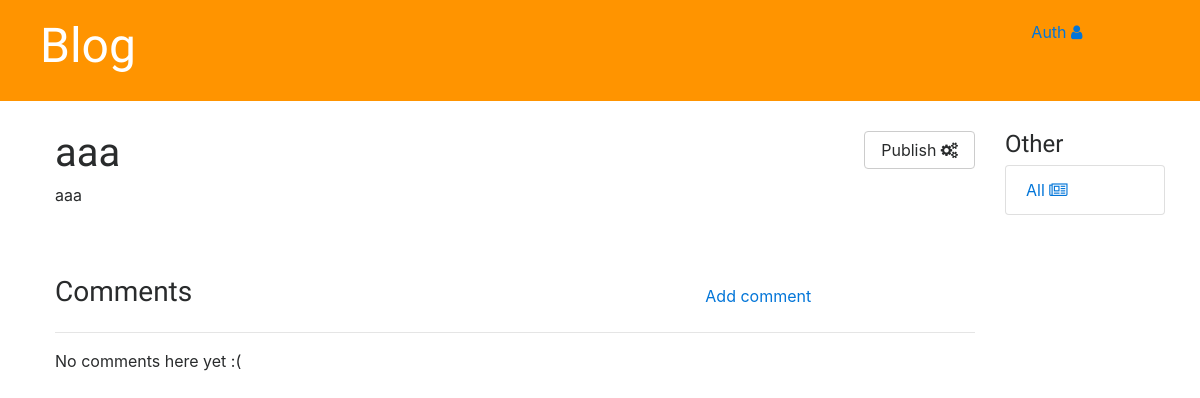
The page /post/7/ on the database as committed earlier.
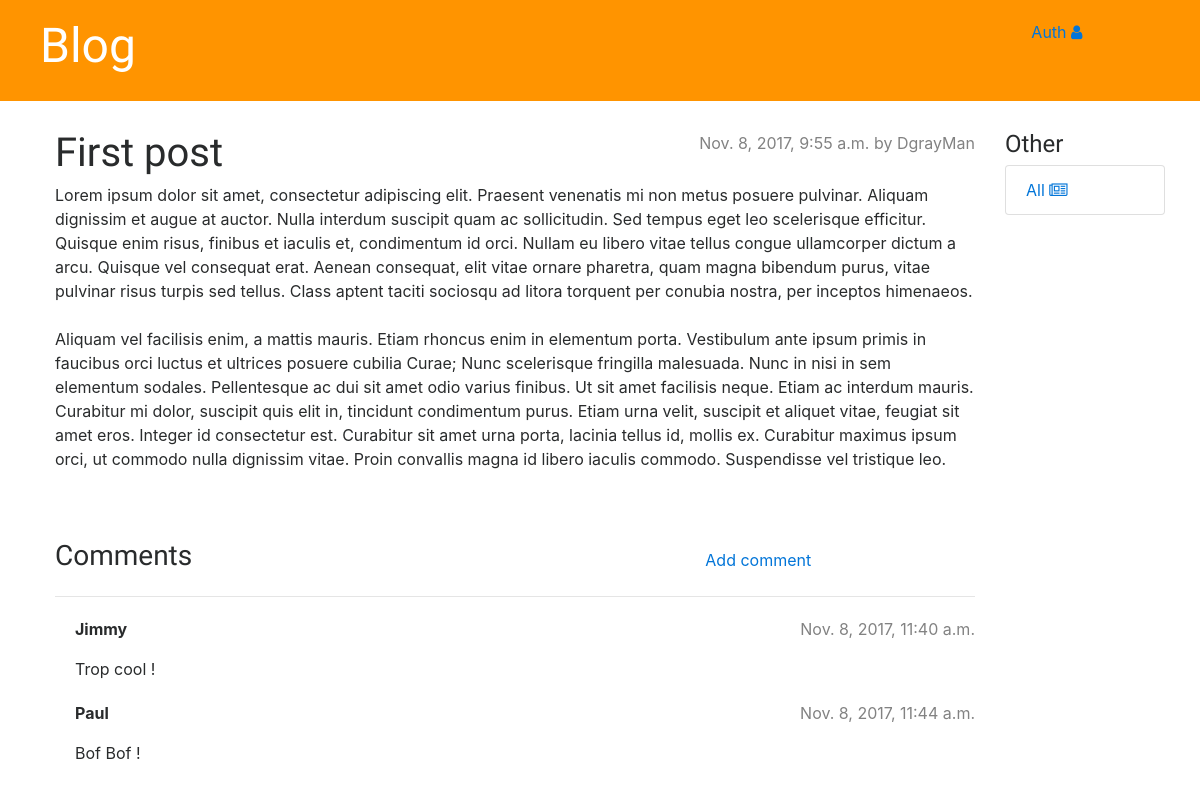
The same page on the database as committed later.
### blog/models.py (models this page shows, shortened)
class Post(models.Model):
    author = models.ForeignKey('auth.User')
    title = models.CharField(max_length=200)
    text = models.TextField()
    created_date = models.DateTimeField(
            default=timezone.now)
    published_date = models.DateTimeField(
            blank=True, null=True)

class Comment(models.Model):
    post = models.ForeignKey('blog.Post', related_name='comments')
    author = models.CharField(max_length=200)
    text = models.TextField()
    created_date = models.DateTimeField(default=timezone.now)
    approved_comment = models.BooleanField(default=False)

### blog/views.py (the view)
# urls.py: url(r'^post/(?P<pk>[0-9]+)/$', views.post_detail, name='post_detail'),
def post_detail(request, pk):
    post = get_object_or_404(Post, pk=pk)
    return render(request, 'blog/post_detail.html', {'post': post})

### blog/templates/blog/post_detail.html (shortened to what this page needs)
{% extends 'blog/base.html' %}
{% block content %}
    <div class="post">
        {% if post.published_date %}
            <div class="date">
                {{ post.published_date }} by {{ post.author.username }}
            </div>
        {% else %}
            <a class="btn btn-secondary float-right" href="{% url 'post_publish' pk=post.pk %}">Publish <i class="fa fa-gears" aria-hidden="true"></i></a>
        {% endif %}
        <h1>{{ post.title }} </h1>
        <p>{{ post.text|linebreaksbr }}</p>
    </div>
    <div class="row">
      <div class="col-md-8">
        <h3>Comments</h3>
      </div>
      <div class="col-md-4">
        <a class="btn btn-default" href="{% url 'add_comment_to_post' pk=post.pk %}">Add comment</a>
      </div>
    </div>
    <hr>
    {% for comment in post.comments.all %}
      {% if user.is_authenticated or comment.approved_comment %}
        <div class="comment">
            <div class="date">
                {{ comment.created_date }}
            </div>
            <strong>{{ comment.author }}</strong>
            <p>{{ comment.text|linebreaks }}</p>
        </div>
      {% endif %}
    {% empty %}
        <p>No comments here yet :(</p>
    {% endfor %}
{% endblock %}

### blog/templates/blog/base.html (shortened to what this page needs)
{% load staticfiles %}
<html>
    <head>
    		<link rel="stylesheet" href="{% static 'css/bootstrap.min.css' %}">
        <link rel="stylesheet" href="{% static 'css/font-awesome.min.css' %}">
    		<link rel="stylesheet" href="{% static 'css/blog.css' %}">
    </head>
    <body>
      <div class="page-header">
        <div class="row">
          <div class="col-md-8">
            <h1><a href="/">Blog</a></h1>
          </div>
          <div class="col-md-3">
            {% if user.is_authenticated %}
              <span class="float-right"><p>Hello {{ user.username }} <small>(<a href="{% url 'logout' %}">Log out</a>)</small><p></span>
            {% else %}
              <span class="float-right"><a href="{% url 'login' %}">Auth <i class="fa fa-user" aria-hidden="true"></i></a></span>
            {% endif %}
          </div>
          <div class="col-md-1">
          </div>
        </div>
      </div>
      <div class="content container">
          <div class="row">
              <div class="col-md-10">
                {% block content %}
                {% endblock %}
              </div>
              <div class="col-md-2">
                <div class="sidebar-module sidebar-module-inset">
                  <h4>Other</h4>
                  <ul class="list-group">
                    <li class="list-group-item"><a href="{% url 'post_list' %}">All <i class="fa fa-newspaper-o" aria-hidden="true"></i></a></li>
                  </ul>
                </div>
              </div>
          </div>
      </div>
    </body>
</html>

### blog/static/css/blog.css (style rules this page uses)
.page-header { background-color: #ff9400; margin-top: 0; padding: 20px 20px 20px 40px; }
.page-header h1, .page-header h1 a, .page-header h1 a:visited, .page-header h1 a:active { color: #ffffff; font-size: 36pt; text-decoration: none; }
.content { margin-left: 40px; margin-top: 30px; }
h1, h2, h3, h4 { font-family: 'Lobster', cursive; }
.date { float: right; color: #828282; }
.post { margin-bottom: 70px; }
.comment { margin: 20px 0px 20px 20px; }

Rows that differ between the two databases and show on the page:
changed Post: published_date (not shown) → "Nov. 8, 2017, 9:55 a.m."; author.username (not shown) → "DgrayMan"; title "aaa" → "First post"; text "aaa" → "Lorem ipsum dolor sit amet, consectetur adipiscing elit. Praesent venenatis mi non metus posuere pulvinar. Aliquam dignissim et augue at auctor. Nulla interdum suscipit quam ac sollicitudin. Sed tempus eget leo scelerisque efficitur. Quisque enim risus, finibus et iaculis et, condimentum id orci. Nullam eu libero vitae tellus congue ullamcorper dictum a arcu. Quisque vel consequat erat. Aenean consequat, elit vitae ornare pharetra, quam magna bibendum purus, vitae pulvinar risus turpis sed tellus. Class aptent taciti sociosqu ad litora torquent per conubia nostra, per inceptos himenaeos. Aliquam vel facilisis enim, a mattis mauris. Etiam rhoncus enim in elementum porta. Vestibulum ante…"
added Comment: created_date "Nov. 8, 2017, 11:40 a.m.", author "Jimmy", text "Trop cool !"
added Comment: created_date "Nov. 8, 2017, 11:44 a.m.", author "Paul", text "Bof Bof !"
Other text that changed with them:
text no longer shown: "Publish No comments here yet :("
text now shown: "by"
